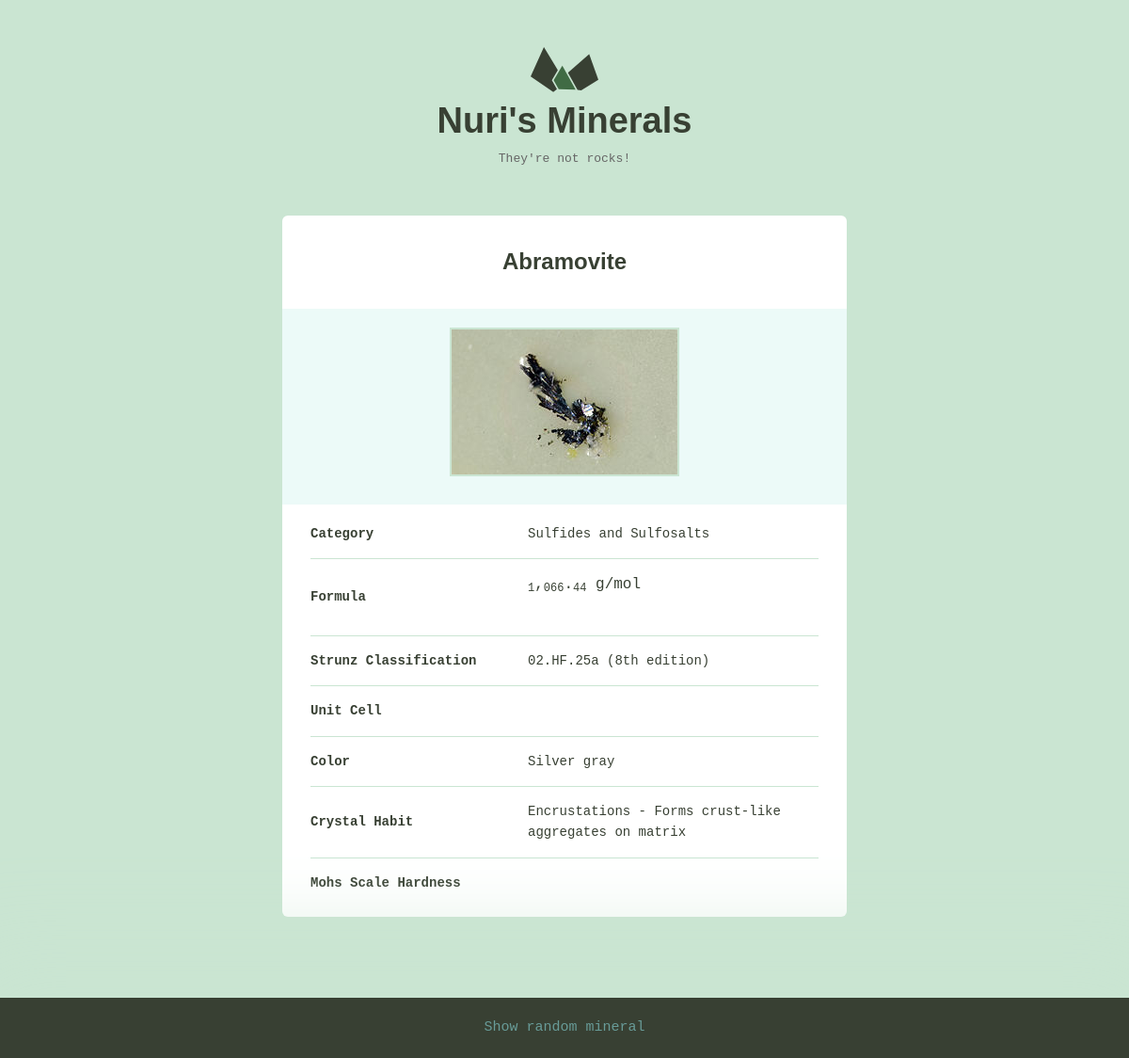
The app's page /minerals/4/ with its own data.
### minerals/models.py (models this page shows, shortened)
class Mineral(models.Model):
	name = models.CharField(max_length=255)
	image_filename = models.CharField(max_length=255, blank=True, default='')
	image_caption = models.CharField(max_length=255, blank=True, default='')
	category = models.CharField(max_length=255, blank=True, default='')
	formula = models.CharField(max_length=255, blank=True, default='')
	strunz_classification = models.CharField(max_length=255, blank=True, default='')
	color = models.CharField(max_length=255, blank=True, default='')
	crystal_system = models.CharField(max_length=255, blank=True, default='')
	unit_cell = models.CharField(max_length=255, blank=True, default='')
	crystal_symmetry = models.CharField(max_length=255, blank=True, default='')
	cleavage = models.CharField(max_length=255, blank=True, default='')
	mohs_scale_hardness = models.CharField(max_length=255, blank=True, default='')
	luster = models.CharField(max_length=255, blank=True, default='')
	streak = models.CharField(max_length=255, blank=True, default='')
	diaphaneity = models.CharField(max_length=255, blank=True, default='')
	optical_properties = models.CharField(max_length=255, blank=True, default='')
	refractive_index = models.CharField(max_length=255, blank=True, default='')
	crystal_habit = models.CharField(max_length=255, blank=True, default='')
	specific_gravity = models.CharField(max_length=255, blank=True, default='')
	group = models.CharField(max_length=255, blank=True, default='')
	class Meta:
		ordering = ['name',]

### minerals/views.py (the view)
# urls.py: path('<int:pk>/', views.mineral_detail, name="mineral_detail"),
def mineral_detail(request, pk):
	mineral = get_object_or_404(Mineral, pk=pk)
	return render(request, 'minerals/mineral_detail.html', {'mineral':mineral})

### minerals/templatetags/mineral_extras.py (called while the page is built)
@register.filter('markdown_to_html')
def markdown_to_html(markdown_text):
	html_body = markdown2.markdown(markdown_text)
	return html_body

### minerals/templates/minerals/mineral_detail.html
{% extends "layout.html" %}
{% load mineral_extras %}
{% load static %}
{% block content %}
<div class="bounds bounds--small">
	{{ block.super }}
	<div class="grid-100 mineral__container">
		<h1 class="mineral__name">{{ mineral.name }}</h1>
		<div class="mineral__image-bg">
			<img class="mineral__image" src="{% static "" %}img/{{mineral.name}}.jpg">
			<p class="mineral__caption">{{ mineral.image_caption }}</p>
		</div>
		<div class="mineral__table-container">
			<table class="mineral__table">
				<tbody>
					<tr>
						<td class="mineral__category">Category</td>
						<td>{{ mineral.category }}</td>
					</tr>
					<tr>
						<td class="mineral__category">Formula</td>
						<td class="mineral__formula">{{ mineral.formula|markdown_to_html|safe }}</td>
					</tr>
					<tr>
						<td class="mineral__category">Strunz Classification</td>
						<td>{{ mineral.strunz_classification }}</td>
					</tr>
					<tr>
						<td class="mineral__category">Unit Cell</td>
						<td>{{ mineral.unit_cell }}</td>
					</tr>
					<tr>
						<td class="mineral__category">Color</td>
						<td>{{ mineral.color }}</td>
					</tr>
					<tr>
						<td class="mineral__category">Crystal Habit</td>
						<td>{{ mineral.crystal_habit }}</td>
					</tr>
					<tr>
						<td class="mineral__category">Mohs Scale Hardness</td>
						<td>{{ mineral.mohs_scale_hardness }}</td>
					</tr>
				</tbody>
			</table>
		</div>
	</div>
</div>
{% endblock %}

### assets/css/global.css (style rules this page uses)
html { font-family: sans-serif; -ms-text-size-adjust: 100%; -webkit-text-size-adjust: 100%; }
body { margin: 0; }
h1 { font-size: 2em; margin: 0.67em 0; }
sub { font-size: 75%; line-height: 0; position: relative; vertical-align: baseline; bottom: -0.25em; }
img { border: 0; }
table { border-collapse: collapse; border-spacing: 0; }
td, th { padding: 0; }
html { font-size: 62.5%; }
body { background-color: #CAE5D2; font-size: 1.5em; line-height: 1.6; font-weight: 400; font-family: "Cousine"; color: #666; }
.bounds { max-width: 800px; margin: 0 auto; padding: 50px 0 150px; overflow: hidden; }
.bounds--small { max-width: 600px; padding: 50px 10px 150px; }
.grid, .grid-5, .grid-10, .grid-15, .grid-20, .grid-25, .grid-30, .grid-33, .grid-35, .grid-40, .grid-45, .grid-50, .grid-55, .grid-60, .grid-65, .grid-66, .grid-70, .grid-75, .grid-80, .grid-90, .grid-95, .grid-100 { float: left; box-sizing: border-box; position: relative; }
.grid-100 { width: 100%; padding: 0 15px; }
h1, h2, h3, h4, h5, h6 { margin-top: 0; margin-bottom: 2rem; font-weight: bold; font-family: "Work Sans", sans-serif; color: #384033; }
h1 { font-size: 3.8rem; }
@media (min-width: 550px) { h1 { font-size: 3.8rem; } }
p { margin-top: 0; font-size: 1.6rem; }
th, td { padding: 15px; text-align: left; border-bottom: 1px solid #e1e1e1; }
th:first-child, td:first-child { padding-left: 0; }
th:last-child, td:last-child { padding-right: 0; }
table, p, ul { margin-bottom: 2.5rem; }
.mineral__container { background-color: #fff; border-radius: 6px; list-style: none; padding: 0; text-align: center; }
.mineral__name { display: block; width: 100%; margin: 0; font-size: 24px; padding: 30px 0 30px 0; }
.mineral__image { display: block; margin: 0 auto; border: solid 2px #CAE5D2; }
.mineral__image-bg { background-color: #ecfaf8; padding: 20px 0; }
.mineral__caption { font-size: 12px; font-style: italic; padding: 10px 0 0 0; margin: 0; }
.mineral__table { font-size: 14px; color: #384033; }
.mineral__table td { border-color: #CAE5D2; }
.mineral__table tr:last-of-type td { border-bottom: none; padding-bottom: 0; }
.mineral__table-container { padding: 5px 30px 0; }
.mineral__category { font-weight: bold; width: 40%; }
.mineral__formula { font-size: 12px; }

### records on screen
Mineral: name "Abramovite", name (picture), category "Sulfides and Sulfosalts", formula "1 , 066 . 44 g/mol", strunz_classification "02.HF.25a (8th edition)", color "Silver gray", crystal_habit "Encrustations - Forms crust-like aggregates on matrix"
